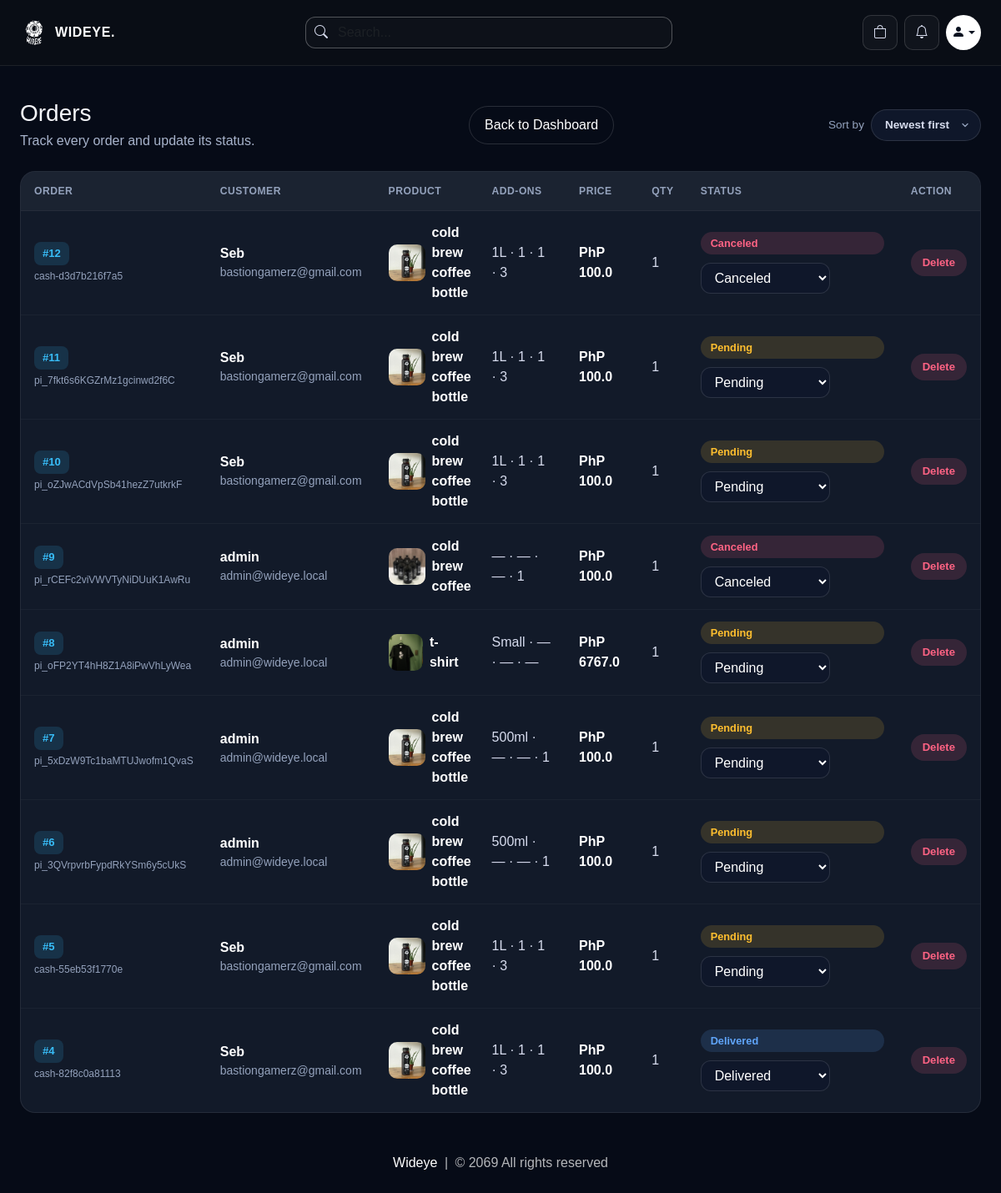
Screenshot of /view-orders (signed in) with the database file from the repository.
### website/models.py (models this page shows, shortened)
class Order(db.Model):
    id = db.Column(db.Integer, primary_key=True)
    quantity = db.Column(db.Integer, nullable=False)
    size = db.Column(db.String(100), nullable=False, default='')
    sugar = db.Column(db.String(100), nullable=False, default='')
    milk = db.Column(db.String(100), nullable=False, default='')
    shot = db.Column(db.String(100), nullable=False, default='')
    price = db.Column(db.Float, nullable=False)
    status = db.Column(db.String(100), nullable=False)
    payment_method = db.Column(db.String(50), nullable=False, default='cashless')
    payment_id = db.Column(db.String(1000), nullable=False)
    date_placed = db.Column(db.DateTime, default=datetime.utcnow)
    customer_link= db.Column(db.Integer, db.ForeignKey('customer.id'), nullable=False)
    product_link = db.Column(db.Integer, db.ForeignKey('product.id'), nullable=False)

class Customer(db.Model, UserMixin):
    id = db.Column(db.Integer, primary_key=True)
    email = db.Column(db.String(100), unique=True)
    username = db.Column(db.String(100))
    password_hash = db.Column(db.String(150))
    is_admin = db.Column(db.Boolean, default=False, nullable=False)
    face_profile_name = db.Column(db.String(100))
    usual_product_id = db.Column(db.Integer, db.ForeignKey('product.id'), nullable=True)
    date_joined = db.Column(db.DateTime(), default=datetime.utcnow)
    cart_items = db.relationship('Cart', backref=db.backref('customer', lazy=True))
    orders = db.relationship('Order', backref=db.backref('customer', lazy=True))
    usual_product = db.relationship('Product', foreign_keys=[usual_product_id])
    usual_items = db.relationship(
        'UsualOrderItem',
        backref=db.backref('customer', lazy=True),
        cascade='all, delete-orphan',
        order_by='UsualOrderItem.id'
    )
    @property
    def password(self):
        raise AttributeError('Password is not a readable Attribute')

class Product(db.Model):
    id = db.Column(db.Integer, primary_key=True)
    product_name = db.Column(db.String(100), nullable=False)
    current_price = db.Column(db.Float, nullable=False)
    previous_price = db.Column(db.Float, nullable=False)
    in_stock = db.Column(db.Integer, nullable=False)
    size = db.Column(db.String(500), nullable=False, default='')
    sugar = db.Column(db.String(500), nullable=False, default='')
    milk = db.Column(db.String(500), nullable=False, default='')
    shot = db.Column(db.String(500), nullable=False, default='')
    product_picture = db.Column(db.Text, nullable=False)
    flash_sale = db.Column(db.Boolean, default=False)
    date_added = db.Column(db.DateTime, default=datetime.utcnow)
    carts = db.relationship('Cart', backref=db.backref('product', lazy=True))
    orders = db.relationship('Order', backref=db.backref('product', lazy=True))
    usual_items = db.relationship('UsualOrderItem', backref=db.backref('product', lazy=True))

### website/admin.py (the view)
@admin.route('/view-orders')
@login_required
def order_view():
    if current_user_is_admin():
        sort = request.args.get('sort', 'desc')
        if sort == 'asc':
            orders = Order.query.order_by(Order.id.asc()).all()
        else:
            orders = Order.query.order_by(Order.id.desc()).all()
        order_form = OrderForm()
        return render_template(
            'view_orders.html',
            orders=orders,
            get_product_image=get_product_image,
            order_form=order_form,
            sort=sort,
        )
    return render_template('404.html')

### website/forms.py
class OrderForm(FlaskForm):
    order_status = SelectField('Order Status', choices=[('Pending', 'Pending'), ('Accepted', 'Accepted'),
                                                        ('Out for delivery', 'Out for delivery'),
                                                        ('Delivered', 'Delivered'), ('Canceled', 'Canceled')])
    update = SubmitField('Update Status')

### website/admin.py (called while the page is built)
def current_user_is_admin():
    return current_user.is_authenticated and bool(getattr(current_user, 'is_admin', False))

### website/views.py (called while the page is built)
def parse_options(csv_string):
    if not csv_string:
        return []
    return [opt.strip() for opt in str(csv_string).split(',') if opt.strip()]

def get_product_image(product, selected_size=''):
    images = parse_options(product.product_picture) if product.product_picture else []
    if not images:
        return '/media/default.jpg'
    if not selected_size:
        return images[0]
    sizes = parse_options(product.size)
    if selected_size in sizes:
        idx = sizes.index(selected_size)
        return images[idx] if idx < len(images) else images[-1]
    return images[0]

### website/templates/view_orders.html (shortened to what this page needs)
{% extends 'base.html' %}
{% block body %}
<div class="wideye-shell py-4">
    <div class="d-flex flex-wrap align-items-center justify-content-between gap-3 mb-4">
        <div>
            <h1 class="h3 mb-1">Orders</h1>
            <p style="color:#a8b4cc;" class="mb-0">Track every order and update its status.</p>
        </div>
        <a href="/admin-page" style="border:1px solid rgba(255,255,255,0.14);border-radius:999px;padding:10px 18px;color:#fff;">Back to Dashboard</a>
        <form method="GET" action="/view-orders" class="d-flex align-items-center gap-2">
            <label for="sortSelect" style="color:#94a2bc;font-size:0.85rem;white-space:nowrap;margin:0;">Sort by</label>
            <select id="sortSelect" name="sort" class="wideye-sort-select" onchange="this.form.submit()">
                <option value="desc" {% if sort == 'desc' %}selected{% endif %}>Newest first</option>
            </select>
        </form>
    </div>
    {% if orders | length < 1 %}
    <div class="text-center py-5">
        <h3>No orders yet.</h3>
    </div>
    {% else %}
    <div class="wideye-order-wrap">
        <table class="wideye-order-table">
            <thead>
                <tr>
                    <th>Order</th>
                    <th>Customer</th>
                    <th>Product</th>
                    <th>Add-ons</th>
                    <th>Price</th>
                    <th>Qty</th>
                    <th>Status</th>
                    <th>Action</th>
                </tr>
            </thead>
            <tbody>
                {% for order in orders %}
                <tr>
                    <td>
                        <span class="wideye-order-id">#{{ order.id }}</span>
                        <small class="d-block mt-1" style="color:#94a2bc;font-size:0.75rem;">{{ order.payment_id }}</small>
                    </td>
                    <td>
                        <span style="color:#fff;font-weight:600;">{{ order.customer.username }}</span>
                        <small class="d-block" style="color:#94a2bc;">{{ order.customer.email }}</small>
                    </td>
                    <td>
                        <div class="d-flex align-items-center gap-2">
                            <img class="wideye-order-img" src="{{ get_product_image(order.product, order.size) }}" alt="{{ order.product.product_name }}">
                            <span style="color:#fff;font-weight:600;">{{ order.product.product_name }}</span>
                        </div>
                    </td>
                    <td>{{ order.size if order.size else '—' }} · {{ order.sugar if order.sugar else '—' }} · {{ order.milk if order.milk else '—' }} · {{ order.shot if order.shot else '—' }}</td>
                    <td style="font-weight:600;color:#fff;">PhP {{ order.price }}</td>
                    <td>{{ order.quantity }}</td>
                    <td>
                        {% set s = order.status | lower %}
                        <div class="wideye-status-stack">
                            <span class="wideye-status {% if s == 'pending' %}wideye-status-pending{% elif s == 'accepted' %}wideye-status-accepted{% elif s == 'delivered' %}wideye-status-delivered{% elif s == 'canceled' %}wideye-status-canceled{% else %}wideye-status-pending{% endif %}">
                                {{ order.status }}
                            </span>
                            <form method="POST" action="/update-order/{{ order.id }}" class="wideye-status-form">
                                <select name="order_status" class="wideye-status-select" aria-label="Update status for order {{ order.id }}" onchange="this.form.submit()">
                                    {% for value, label in order_form.order_status.choices %}
                                    <option value="{{ value }}" {% if order.status == value %}selected{% endif %}>{{ label }}</option>
                                    {% endfor %}
                                </select>
                            </form>
                        </div>
                    </td>
                    <td>
                        <div class="d-flex gap-2">
                            <a href="/delete-order/{{ order.id }}" class="wideye-order-action" style="background:rgba(255,99,132,0.15);color:#ff6384;" onclick="return confirm('Delete order #{{ order.id }}?')">Delete</a>
                        </div>
                    </td>
                </tr>
                {% endfor %}
            </tbody>
        </table>
    </div>
    {% endif %}
</div>
{% endblock %}

### website/templates/base.html (style rules this page uses)
* { box-sizing: border-box; }
html { -webkit-text-size-adjust: 100%; }
body { background: #060b17; color: #f6f7fb; min-height: 100vh; font-family: Arial, Helvetica, sans-serif; overflow-x: hidden; }
a { text-decoration: none; }
img, iframe, canvas, video { max-width: 100%; }
.wideye-shell { width: min(calc(100% - clamp(1rem, 4vw, 3rem)), 1280px); margin: 0 auto; }

### website/templates/view_orders.html (style rules this page uses)
.wideye-order-wrap { background: #121a29; border: 1px solid rgba(255, 255, 255, 0.08); border-radius: 18px; overflow-x: auto; }
.wideye-order-table { width: 100%; border-collapse: collapse; margin: 0; min-width: 900px; }
.wideye-order-table thead { background: rgba(255, 255, 255, 0.04); }
.wideye-order-table th { padding: 14px 16px; font-size: 0.76rem; text-transform: uppercase; letter-spacing: 0.04em; color: #94a2bc; font-weight: 600; border-bottom: 1px solid rgba(255, 255, 255, 0.08); white-space: nowrap; }
.wideye-order-table td { padding: 14px 16px; color: #d7dcee; border-bottom: 1px solid rgba(255, 255, 255, 0.04); vertical-align: middle; }
.wideye-order-table tbody tr:last-child td { border-bottom: none; }
.wideye-order-id { background: rgba(56, 189, 248, 0.15); color: #38bdf8; font-weight: 700; font-size: 0.82rem; padding: 4px 10px; border-radius: 8px; display: inline-block; }
.wideye-order-img { width: 44px; height: 44px; border-radius: 10px; object-fit: cover; }
.wideye-status { display: inline-block; padding: 4px 12px; border-radius: 999px; font-size: 0.8rem; font-weight: 600; }
.wideye-status-pending { background: rgba(255,191,47,0.15); color: #ffbf2f; }
.wideye-status-delivered { background: rgba(96,165,250,0.15); color: #60a5fa; }
.wideye-status-canceled { background: rgba(255,99,132,0.15); color: #ff6384; }
.wideye-order-action { background: #24324b; color: #ffffff; padding: 6px 14px; border-radius: 999px; font-weight: 700; font-size: 0.82rem; white-space: nowrap; }
.wideye-status-stack { display: grid; gap: 10px; min-width: 220px; }
.wideye-status-form { display: block; }
.wideye-status-select { flex: 1 1 140px; min-width: 0; border-radius: 12px; border: 1px solid rgba(255, 255, 255, 0.12); background: #0f172a; color: #ffffff; padding: 8px 12px; box-shadow: none; }
.wideye-sort-select { background: #0f172a; color: #d7dcee; border: 1px solid rgba(255, 255, 255, 0.12); border-radius: 999px; padding: 8px 16px; font-size: 0.85rem; font-weight: 600; cursor: pointer; appearance: none; background-repeat: no-repeat; background-position: right 12px center; padding-right: 36px; }

### rows the page displays
Order: id "12", payment_id "cash-d3d7b216f7a5", customer.username "Seb", customer.email "bastiongamerz@gmail.com", size.size (picture), product.product_name "cold brew coffee bottle", size "1L", sugar "1", milk "1", shot "3", price "100.0", quantity "1", status "Canceled", order_status "Canceled"
Order: id "11", payment_id "pi_7fkt6s6KGZrMz1gcinwd2f6C", customer.username "Seb", customer.email "bastiongamerz@gmail.com", size.size (picture), product.product_name "cold brew coffee bottle", size "1L", sugar "1", milk "1", shot "3", price "100.0", quantity "1", status "Pending", order_status "Pending"
Order: id "10", payment_id "pi_oZJwACdVpSb41hezZ7utkrkF", customer.username "Seb", customer.email "bastiongamerz@gmail.com", size.size (picture), product.product_name "cold brew coffee bottle", size "1L", sugar "1", milk "1", shot "3", price "100.0", quantity "1", status "Pending", order_status "Pending"
Order: id "9", payment_id "pi_rCEFc2viVWVTyNiDUuK1AwRu", customer.username "admin", customer.email "admin@wideye.local", size.product_picture (picture), product.product_name "cold brew coffee", size "—", sugar "—", milk "—", shot "1", price "100.0", quantity "1", status "Canceled", order_status "Canceled"
Order: id "8", payment_id "pi_oFP2YT4hH8Z1A8iPwVhLyWea", customer.username "admin", customer.email "admin@wideye.local", size.size (picture), product.product_name "t-shirt", size "Small", sugar "—", milk "—", shot "—", price "6767.0", quantity "1", status "Pending", order_status "Pending"
Order: id "7", payment_id "pi_5xDzW9Tc1baMTUJwofm1QvaS", customer.username "admin", customer.email "admin@wideye.local", size.size (picture), product.product_name "cold brew coffee bottle", size "500ml", sugar "—", milk "—", shot "1", price "100.0", quantity "1", status "Pending", order_status "Pending"
Order: id "6", payment_id "pi_3QVrpvrbFypdRkYSm6y5cUkS", customer.username "admin", customer.email "admin@wideye.local", size.size (picture), product.product_name "cold brew coffee bottle", size "500ml", sugar "—", milk "—", shot "1", price "100.0", quantity "1", status "Pending", order_status "Pending"
Order: id "5", payment_id "cash-55eb53f1770e", customer.username "Seb", customer.email "bastiongamerz@gmail.com", size.size (picture), product.product_name "cold brew coffee bottle", size "1L", sugar "1", milk "1", shot "3", price "100.0", quantity "1", status "Pending", order_status "Pending"
Order: id "4", payment_id "cash-82f8c0a81113", customer.username "Seb", customer.email "bastiongamerz@gmail.com", size.size (picture), product.product_name "cold brew coffee bottle", size "1L", sugar "1", milk "1", shot "3", price "100.0", quantity "1", status "Delivered", order_status "Delivered"
